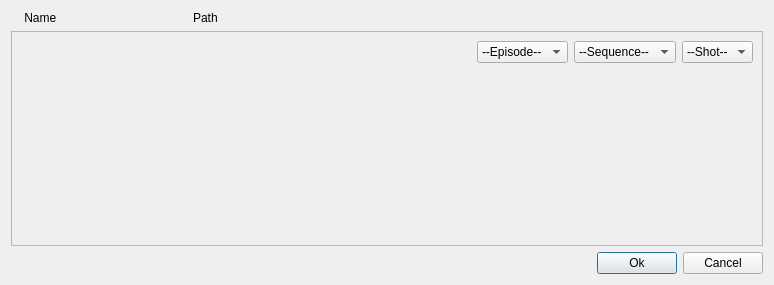
<?xml version="1.0" encoding="UTF-8"?>
<ui version="4.0">
 <class>Dialog</class>
 <widget class="QDialog" name="Dialog">
  <property name="geometry">
   <rect>
    <x>0</x>
    <y>0</y>
    <width>774</width>
    <height>285</height>
   </rect>
  </property>
  <property name="windowTitle">
   <string>Edit</string>
  </property>
  <layout class="QVBoxLayout" name="verticalLayout_2">
   <item>
    <layout class="QHBoxLayout" name="horizontalLayout_2">
     <item>
      <widget class="QLabel" name="label_2">
       <property name="text">
        <string>    Name                                       </string>
       </property>
      </widget>
     </item>
     <item>
      <widget class="QLabel" name="label">
       <property name="sizePolicy">
        <sizepolicy hsizetype="Expanding" vsizetype="Preferred">
         <horstretch>0</horstretch>
         <verstretch>0</verstretch>
        </sizepolicy>
       </property>
       <property name="text">
        <string>Path</string>
       </property>
      </widget>
     </item>
    </layout>
   </item>
   <item>
    <widget class="QScrollArea" name="scrollArea">
     <property name="widgetResizable">
      <bool>true</bool>
     </property>
     <widget class="QWidget" name="scrollAreaWidgetContents">
      <property name="geometry">
       <rect>
        <x>0</x>
        <y>0</y>
        <width>754</width>
        <height>210</height>
       </rect>
      </property>
      <layout class="QVBoxLayout" name="verticalLayout">
       <item>
        <layout class="QVBoxLayout" name="itemsLayout">
         <item>
          <layout class="QHBoxLayout" name="horizontalLayout_3">
           <item>
            <spacer name="horizontalSpacer_2">
             <property name="orientation">
              <enum>Qt::Horizontal</enum>
             </property>
             <property name="sizeHint" stdset="0">
              <size>
               <width>40</width>
               <height>20</height>
              </size>
             </property>
            </spacer>
           </item>
           <item>
            <widget class="QComboBox" name="epBox">
             <item>
              <property name="text">
               <string>--Episode--</string>
              </property>
             </item>
            </widget>
           </item>
           <item>
            <widget class="QComboBox" name="seqBox">
             <item>
              <property name="text">
               <string>--Sequence--</string>
              </property>
             </item>
            </widget>
           </item>
           <item>
            <widget class="QComboBox" name="shBox">
             <item>
              <property name="text">
               <string>--Shot--</string>
              </property>
             </item>
            </widget>
           </item>
          </layout>
         </item>
        </layout>
       </item>
       <item>
        <layout class="QVBoxLayout" name="verticalLayout_4">
         <item>
          <spacer name="verticalSpacer">
           <property name="orientation">
            <enum>Qt::Vertical</enum>
           </property>
           <property name="sizeHint" stdset="0">
            <size>
             <width>20</width>
             <height>40</height>
            </size>
           </property>
          </spacer>
         </item>
        </layout>
       </item>
      </layout>
     </widget>
    </widget>
   </item>
   <item>
    <layout class="QHBoxLayout" name="horizontalLayout">
     <item>
      <spacer name="horizontalSpacer">
       <property name="orientation">
        <enum>Qt::Horizontal</enum>
       </property>
       <property name="sizeHint" stdset="0">
        <size>
         <width>40</width>
         <height>20</height>
        </size>
       </property>
      </spacer>
     </item>
     <item>
      <widget class="QPushButton" name="okButton">
       <property name="text">
        <string>Ok</string>
       </property>
      </widget>
     </item>
     <item>
      <widget class="QPushButton" name="pushButton">
       <property name="text">
        <string>Cancel</string>
       </property>
      </widget>
     </item>
    </layout>
   </item>
  </layout>
 </widget>
 <resources/>
 <connections>
  <connection>
   <sender>pushButton</sender>
   <signal>clicked()</signal>
   <receiver>Dialog</receiver>
   <slot>reject()</slot>
   <hints>
    <hint type="sourcelabel">
     <x>763</x>
     <y>274</y>
    </hint>
    <hint type="destinationlabel">
     <x>546</x>
     <y>313</y>
    </hint>
   </hints>
  </connection>
 </connections>
</ui>
